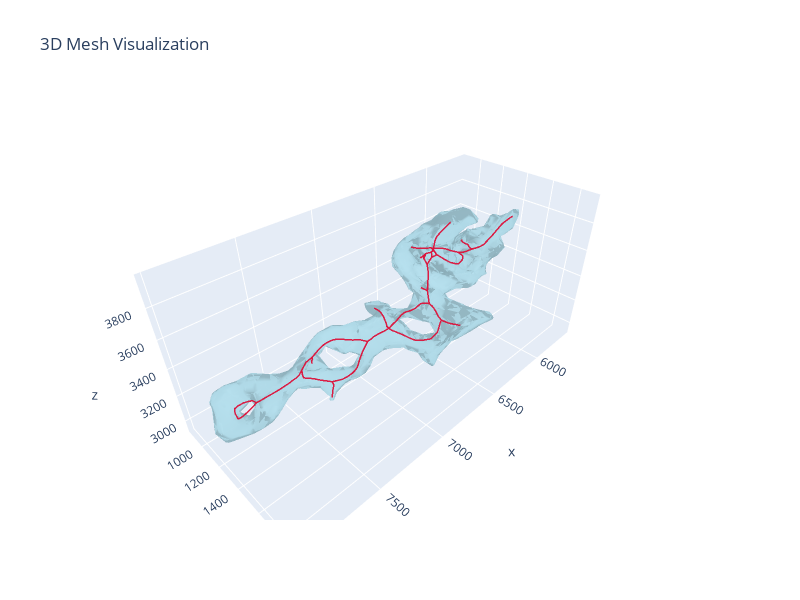

Here is the notebook cell this chart was saved with:
### Code cell
mm = MeshManager()
mm.load_mesh(data_path("mesh/processed/TS1_wrapped.obj"))
ps = PolylinesSkeleton().from_txt(data_path("polylines/TS1_quality0.8.polylines.txt"))
mm.visualize_mesh_3d(polylines=ps)
